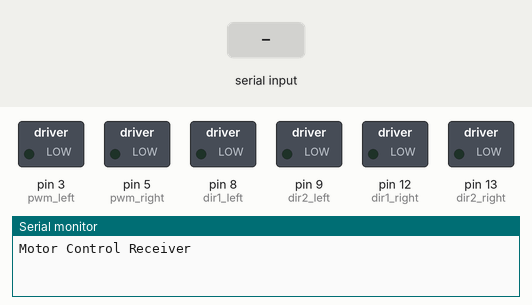
Simulated run of this sketch. Board: Arduino Uno, built with avr-gcc and run on an emulated ATmega328P. Shown: switched loads named in the sketch (green lamp = pin HIGH), the last lines printed to the serial monitor. The test bench sets the inputs (shaded band).

Above: at 1.2 s.
1.3 s: "B90\n" received over Serial
At 2.3 s:
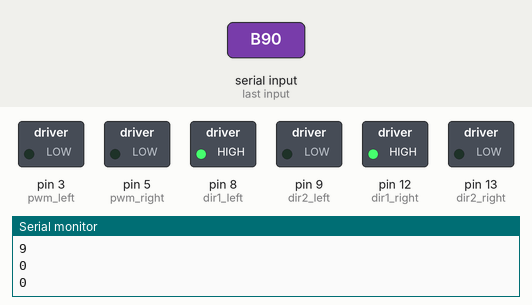
2.8 s: "F90\n" received over Serial
At 3.4 s:
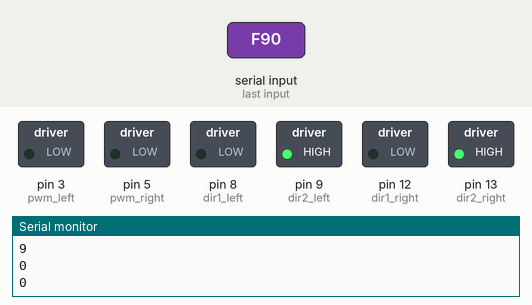
4.3 s: "L90\n" received over Serial
At 5.5 s:
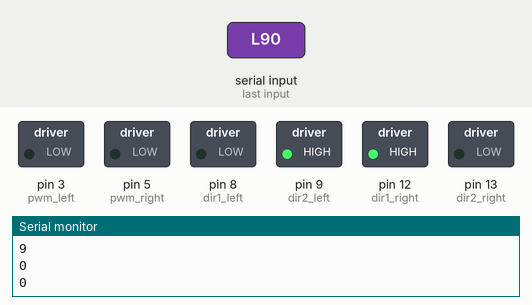
5.8 s: "R90\n" received over Serial
At 6.9 s:
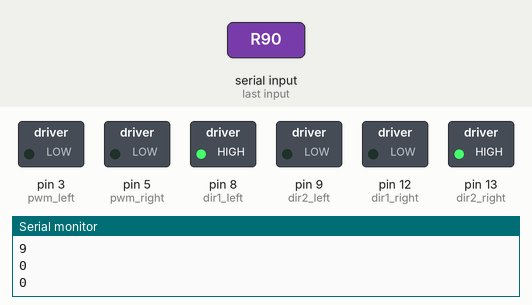
7.3 s: "B" received over Serial
At 8.0 s:
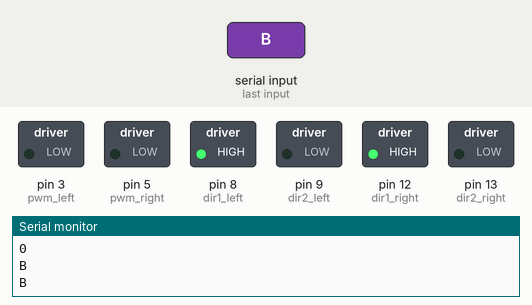
8.8 s: "F" received over Serial
At 9.2 s:
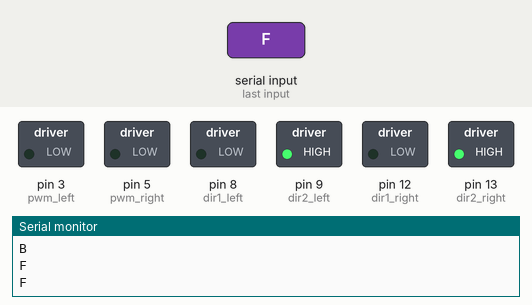
Timing chart, 0 to 11.3 s (numbered marks = the images above; inputs shaded):
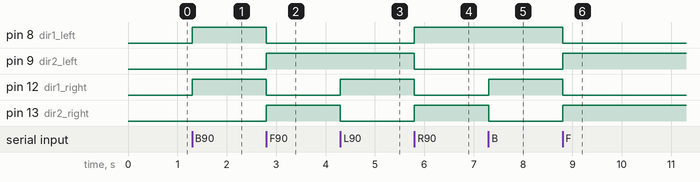

The sketch:

LM298_MotorControl_Receive.ino
```cpp
#include <Servo.h>

int serialinput;
int pwm_left = 3;   //ENA
int pwm_right = 5;  //ENB
int dir1_left = 8;  //IN1
int dir2_left = 9;   //IN2
int dir1_right = 12; //IN3
int dir2_right = 13; //IN4
int speed_select;

void setup()
{
  Serial.begin(9600);
  Serial.println("Motor Control Receiver");
  pinMode(pwm_left, OUTPUT);  //Set control pins to be outputs
  pinMode(pwm_right, OUTPUT);
  pinMode(dir1_left, OUTPUT);
  pinMode(dir2_left, OUTPUT);
  pinMode(dir1_right, OUTPUT);
  pinMode(dir2_right, OUTPUT);
  analogWrite(pwm_left, 0);
  analogWrite(pwm_right, 0);
}

void loop()
{
  char flag;
  if(Serial.available())
  {
    flag = Serial.read();
    int pos1, pos2, pos3, pos4, pos5, pos6;
    Serial.println(flag);

   // if( flag > -1 )
    //{
      Serial.println(flag);
      if(flag == 'B')
      {
        //Serial.println("Reverse");
        digitalWrite(dir1_left, HIGH);
        digitalWrite(dir2_left, LOW);
        digitalWrite(dir1_right, HIGH);
        digitalWrite(dir2_right, LOW);
      }

    else if(flag == 'F')
      {
        //Serial.println("Forward");
        digitalWrite(dir1_left, LOW);
        digitalWrite(dir2_left, HIGH);
        digitalWrite(dir1_right, LOW);
        digitalWrite(dir2_right, HIGH);
      }

    else if(flag == 'L')
        {
         //Serial.println("Move Left");
         digitalWrite(dir1_left, LOW);
         digitalWrite(dir2_left, HIGH);
         digitalWrite(dir1_right, HIGH);
         digitalWrite(dir2_right, LOW);
        }

    else if(flag == 'R')
       {
         //Serial.println("Move Right");
         digitalWrite(dir1_left, HIGH);
         digitalWrite(dir2_left, LOW);
         digitalWrite(dir1_right, LOW);
         digitalWrite(dir2_right, HIGH);
       }
    else if (flag=='P')
    {
      digitalWrite(dir1_left, LOW);
      digitalWrite(dir2_left, LOW);
      digitalWrite(dir1_right, LOW);
      digitalWrite(dir2_right, LOW);
    }


   //speed adjust
   //flag = Serial.read();
    if(flag == 'S')
    {
      int value = Serial.read() - '0';
      while(value < -1)
      //{
        value = Serial.read() - '0';
        //Serial.println(value);
        speed_select = map(value, 0, 9, 0, 255);
        analogWrite(pwm_left, speed_select);
        analogWrite(pwm_right, speed_select);
      //}//end while
    }//end Speed adjust
}//end while

}//end void loop
```

Measured:
- after the input at 1.3 s, pin 8 (dir1_left), pin 12 (dir1_right): LOW → HIGH at once
- after the input at 2.8 s, pin 8 (dir1_left), pin 12 (dir1_right): HIGH → LOW at once; pin 9 (dir2_left), pin 13 (dir2_right): LOW → HIGH at once
- after the input at 4.3 s, pin 12 (dir1_right): LOW → HIGH at once; pin 13 (dir2_right): HIGH → LOW at once
- after the input at 5.8 s, pin 8 (dir1_left), pin 13 (dir2_right): LOW → HIGH at once; pin 9 (dir2_left), pin 12 (dir1_right): HIGH → LOW at once
- after the input at 7.3 s, pin 12 (dir1_right): LOW → HIGH at once; pin 13 (dir2_right): HIGH → LOW at once
- after the input at 8.8 s, pin 8 (dir1_left), pin 12 (dir1_right): HIGH → LOW at once; pin 9 (dir2_left), pin 13 (dir2_right): LOW → HIGH at once
